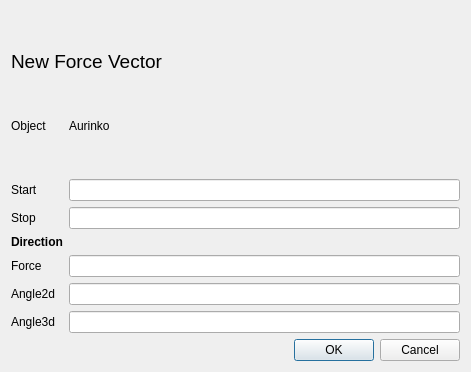
<?xml version="1.0" encoding="UTF-8"?>
<ui version="4.0">
 <class>Dialog</class>
 <widget class="QDialog" name="Dialog">
  <property name="geometry">
   <rect>
    <x>0</x>
    <y>0</y>
    <width>471</width>
    <height>372</height>
   </rect>
  </property>
  <property name="windowTitle">
   <string>Dialog</string>
  </property>
  <layout class="QVBoxLayout" name="verticalLayout">
   <item>
    <spacer name="verticalSpacer_3">
     <property name="orientation">
      <enum>Qt::Vertical</enum>
     </property>
     <property name="sizeHint" stdset="0">
      <size>
       <width>20</width>
       <height>40</height>
      </size>
     </property>
    </spacer>
   </item>
   <item>
    <widget class="QLabel" name="label">
     <property name="font">
      <font>
       <pointsize>14</pointsize>
      </font>
     </property>
     <property name="text">
      <string>New Force Vector</string>
     </property>
    </widget>
   </item>
   <item>
    <layout class="QGridLayout" name="gridLayout">
     <item row="4" column="0">
      <widget class="QLabel" name="label_2">
       <property name="text">
        <string>Start</string>
       </property>
      </widget>
     </item>
     <item row="4" column="1">
      <widget class="QLineEdit" name="lineEdit"/>
     </item>
     <item row="5" column="0">
      <widget class="QLabel" name="label_3">
       <property name="text">
        <string>Stop</string>
       </property>
      </widget>
     </item>
     <item row="5" column="1">
      <widget class="QLineEdit" name="lineEdit_2"/>
     </item>
     <item row="6" column="0">
      <widget class="QLabel" name="label_4">
       <property name="font">
        <font>
         <weight>75</weight>
         <bold>true</bold>
        </font>
       </property>
       <property name="text">
        <string>Direction</string>
       </property>
      </widget>
     </item>
     <item row="7" column="0">
      <widget class="QLabel" name="label_5">
       <property name="text">
        <string>Force</string>
       </property>
      </widget>
     </item>
     <item row="8" column="0">
      <widget class="QLabel" name="label_6">
       <property name="text">
        <string>Angle2d</string>
       </property>
      </widget>
     </item>
     <item row="9" column="0">
      <widget class="QLabel" name="label_7">
       <property name="text">
        <string>Angle3d</string>
       </property>
      </widget>
     </item>
     <item row="7" column="1">
      <widget class="QLineEdit" name="lineEdit_3"/>
     </item>
     <item row="8" column="1">
      <widget class="QLineEdit" name="lineEdit_4"/>
     </item>
     <item row="9" column="1">
      <widget class="QLineEdit" name="lineEdit_5"/>
     </item>
     <item row="1" column="0">
      <widget class="QLabel" name="label_8">
       <property name="text">
        <string>Object</string>
       </property>
      </widget>
     </item>
     <item row="1" column="1">
      <widget class="QLabel" name="label_9">
       <property name="text">
        <string>Aurinko</string>
       </property>
      </widget>
     </item>
     <item row="0" column="1">
      <spacer name="verticalSpacer_2">
       <property name="orientation">
        <enum>Qt::Vertical</enum>
       </property>
       <property name="sizeHint" stdset="0">
        <size>
         <width>20</width>
         <height>40</height>
        </size>
       </property>
      </spacer>
     </item>
     <item row="2" column="1">
      <spacer name="verticalSpacer">
       <property name="orientation">
        <enum>Qt::Vertical</enum>
       </property>
       <property name="sizeHint" stdset="0">
        <size>
         <width>20</width>
         <height>40</height>
        </size>
       </property>
      </spacer>
     </item>
    </layout>
   </item>
   <item>
    <widget class="QDialogButtonBox" name="buttonBox">
     <property name="orientation">
      <enum>Qt::Horizontal</enum>
     </property>
     <property name="standardButtons">
      <set>QDialogButtonBox::Cancel|QDialogButtonBox::Ok</set>
     </property>
    </widget>
   </item>
  </layout>
 </widget>
 <resources/>
 <connections>
  <connection>
   <sender>buttonBox</sender>
   <signal>accepted()</signal>
   <receiver>Dialog</receiver>
   <slot>accept()</slot>
   <hints>
    <hint type="sourcelabel">
     <x>248</x>
     <y>254</y>
    </hint>
    <hint type="destinationlabel">
     <x>157</x>
     <y>274</y>
    </hint>
   </hints>
  </connection>
  <connection>
   <sender>buttonBox</sender>
   <signal>rejected()</signal>
   <receiver>Dialog</receiver>
   <slot>reject()</slot>
   <hints>
    <hint type="sourcelabel">
     <x>316</x>
     <y>260</y>
    </hint>
    <hint type="destinationlabel">
     <x>286</x>
     <y>274</y>
    </hint>
   </hints>
  </connection>
 </connections>
</ui>
